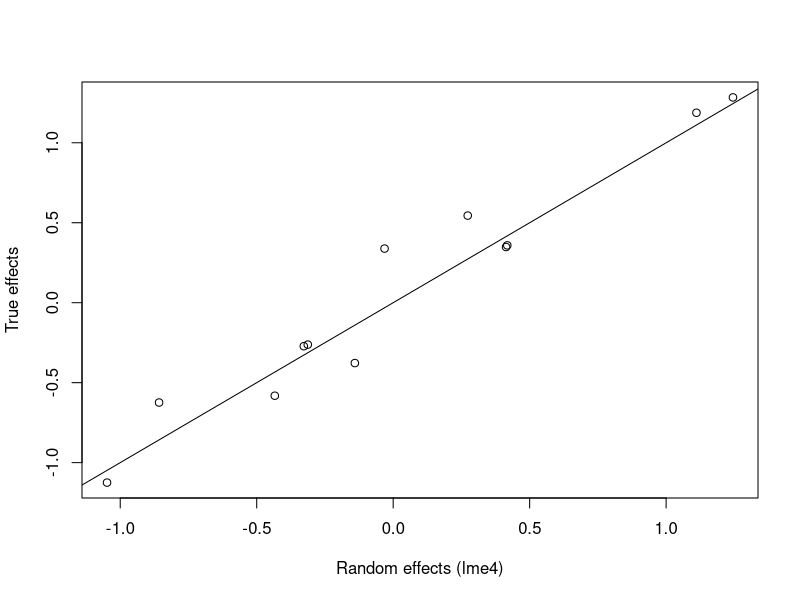
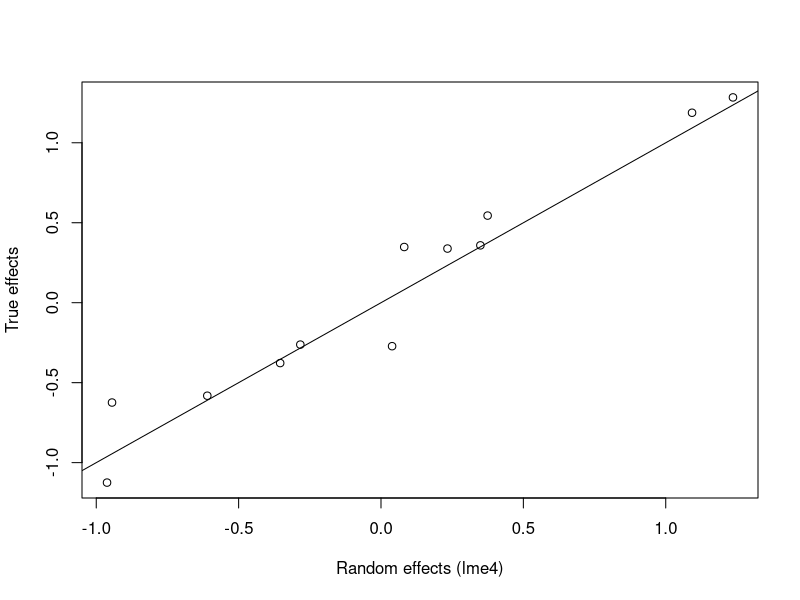
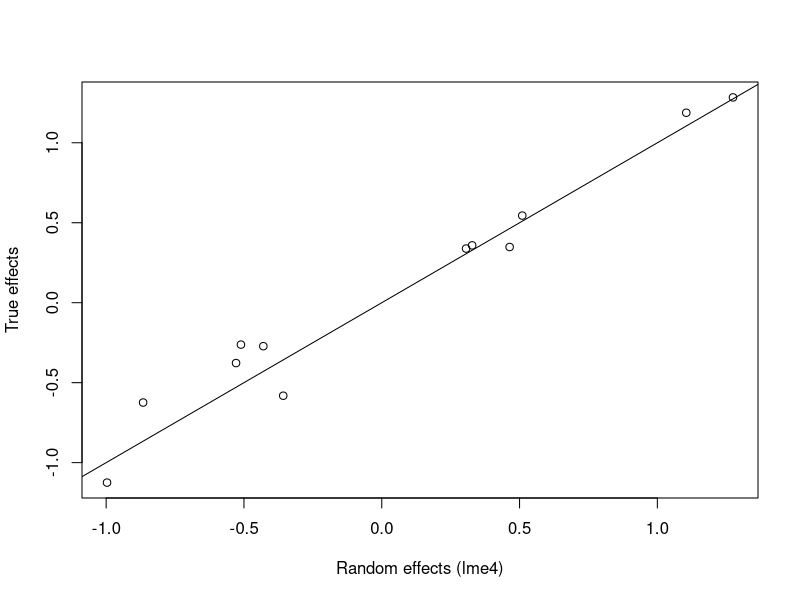
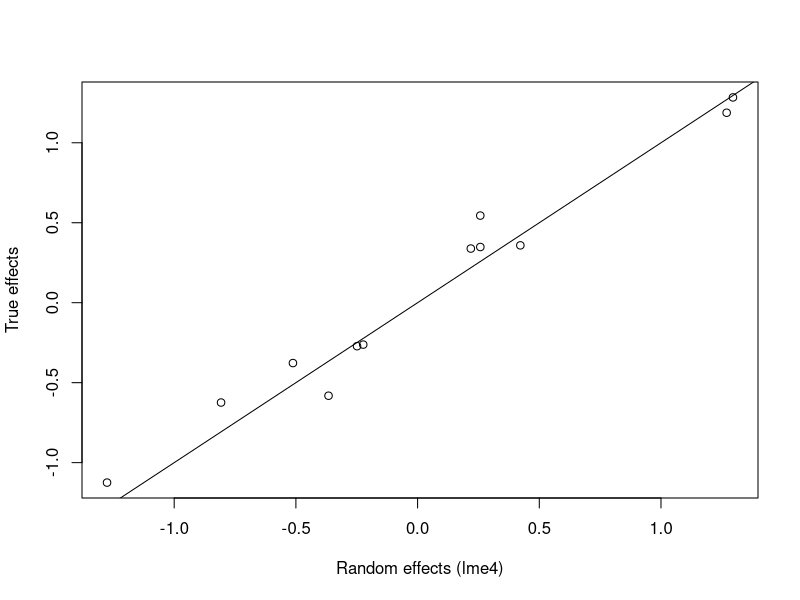
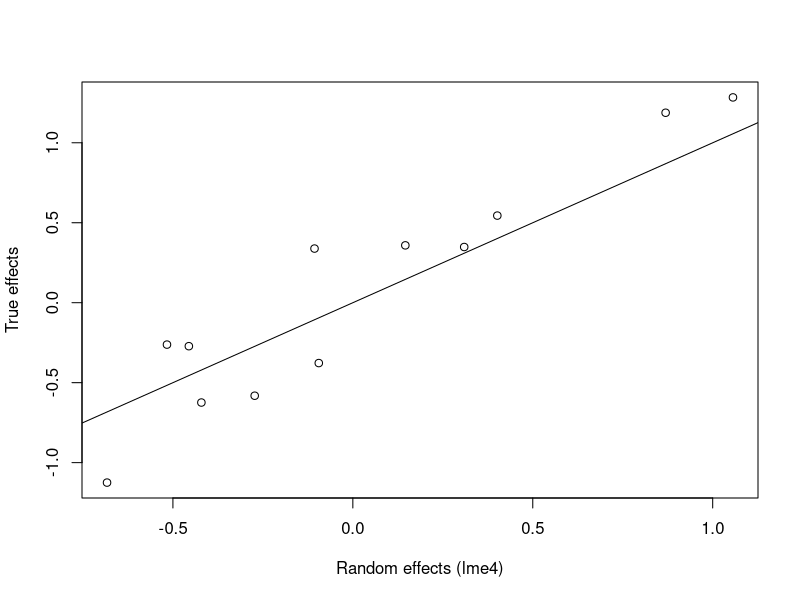
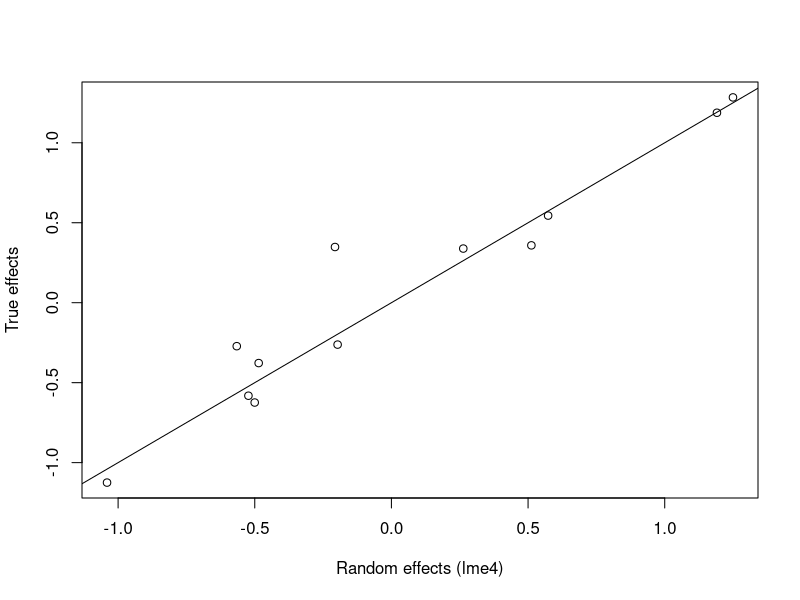
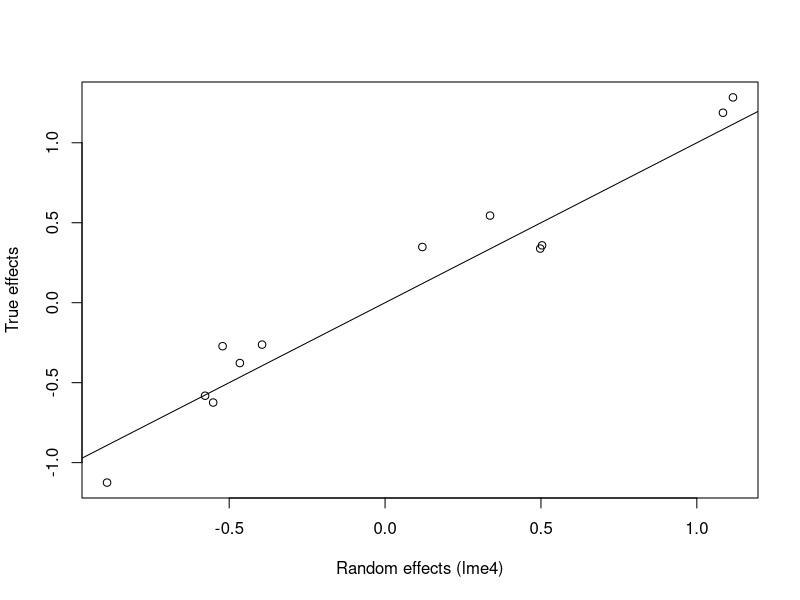
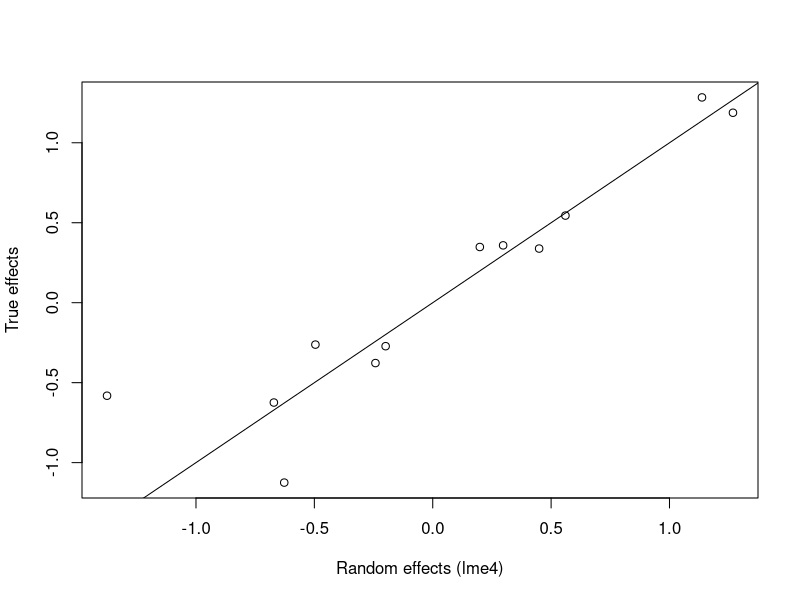

Reproduce these figures in R, in order. (Note: a time limit stopped this script after it produced the figures.)
# hello
# let's simulate a GLMM with a Poisson distribution

ngroups <- 12 # could be sites
sigma <- 1 # the standard deviation for the random effects among groups
thetas <- rnorm(ngroups,mean=0,sd=sigma)
names(thetas) <- 1:ngroups

# specify some regression coefficients
betas <- c("int"=0.5,"b1"=0.3,"b2"=-0.1)
### everything above here is truth

### everything below here is simulation
do_sim <- function()
{
  nsamp <- pmax(3,rpois(ngroups,12))
  N <- sum(nsamp)
  group_id <- rep(1:ngroups,times=nsamp)
  
  x1 <- rnorm(N,mean=0,sd=1)
  x2 <- rbinom(N,1,0.5)
  
  sim_data <- data.frame("y"=0,"x1"=x1,"x2"=x2,"group_id"=factor(group_id))
  sim_data$thetas <- thetas[sim_data$group_id]
  x_var <- model.matrix(y~x1+x2,data=sim_data)
  # log(lambda) = betas * X + thetas
  # lambda <- exp(betas * X + thetas)
  sim_data$lambda <- exp(x_var %*% betas + sim_data$thetas)
  sim_data$y <- rpois(N,lambda=sim_data$lambda)
  
  ## everything above here simulates
  
  ## everything here and below is estimating
  library(lme4)
  try(warnings(GLMER)!="TRUE")
  m1 <- lme4::glmer(y~x1+x2+(1|group_id),family="poisson",data=sim_data)
  summary(m1)
  coef(m1)
  lme4::fixef(m1)
  lme4::ranef(m1)
  plot(unlist(lme4::ranef(m1)$group_id),thetas,xlab="Random effects (lme4)",ylab="True effects")
  abline(b=1,a=0)
  
  ci <- confint(m1)
  true_pars <- c(sigma,betas)
  coverage <- as.numeric(data.table::between(true_pars,ci[,1],ci[,2]))
  bias <- 100*((true_pars-c(attr(summary(m1)$varcor$group_id,"stddev"),fixef(m1)))/true_pars)
  return(list("coverage"=coverage,"bias"=bias))
}

boot <- replicate(n=100,do_sim())
coverage <- do.call("rbind",boot[which(dimnames(boot)[[1]]=="coverage"),])
bias <- do.call("rbind",boot[which(dimnames(boot)[[1]]=="bias"),])
colnames(coverage) <- colnames(bias) <- c("sigma",names(betas))

colMeans(bias)
colMeans(coverage)
